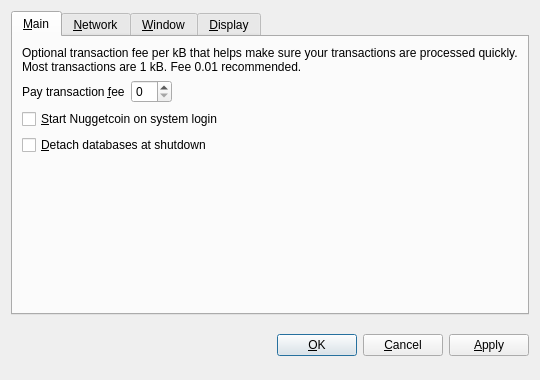
<?xml version="1.0" encoding="UTF-8"?>
<ui version="4.0">
 <class>OptionsDialog</class>
 <widget class="QDialog" name="OptionsDialog">
  <property name="geometry">
   <rect>
    <x>0</x>
    <y>0</y>
    <width>540</width>
    <height>380</height>
   </rect>
  </property>
  <property name="windowTitle">
   <string>Options</string>
  </property>
  <property name="modal">
   <bool>true</bool>
  </property>
  <layout class="QVBoxLayout" name="verticalLayout">
   <item>
    <widget class="QTabWidget" name="tabWidget">
     <property name="tabPosition">
      <enum>QTabWidget::North</enum>
     </property>
     <property name="currentIndex">
      <number>0</number>
     </property>
     <widget class="QWidget" name="tabMain">
      <attribute name="title">
       <string>&amp;Main</string>
      </attribute>
      <layout class="QVBoxLayout" name="verticalLayout_Main">
       <item>
        <widget class="QLabel" name="transactionFeeInfoLabel">
         <property name="text">
          <string>Optional transaction fee per kB that helps make sure your transactions are processed quickly. Most transactions are 1 kB. Fee 0.01 recommended.</string>
         </property>
         <property name="textFormat">
          <enum>Qt::PlainText</enum>
         </property>
         <property name="wordWrap">
          <bool>true</bool>
         </property>
        </widget>
       </item>
       <item>
        <layout class="QHBoxLayout" name="horizontalLayout_Main">
         <item>
          <widget class="QLabel" name="transactionFeeLabel">
           <property name="text">
            <string>Pay transaction &amp;fee</string>
           </property>
           <property name="textFormat">
            <enum>Qt::PlainText</enum>
           </property>
           <property name="buddy">
            <cstring>transactionFee</cstring>
           </property>
          </widget>
         </item>
         <item>
          <widget class="BitcoinAmountField" name="transactionFee"/>
         </item>
         <item>
          <spacer name="horizontalSpacer_Main">
           <property name="orientation">
            <enum>Qt::Horizontal</enum>
           </property>
           <property name="sizeHint" stdset="0">
            <size>
             <width>40</width>
             <height>20</height>
            </size>
           </property>
          </spacer>
         </item>
        </layout>
       </item>
       <item>
        <widget class="QCheckBox" name="bitcoinAtStartup">
         <property name="toolTip">
          <string>Automatically start Nuggetcoin after logging in to the system.</string>
         </property>
         <property name="text">
          <string>&amp;Start Nuggetcoin on system login</string>
         </property>
        </widget>
       </item>
       <item>
        <widget class="QCheckBox" name="detachDatabases">
         <property name="toolTip">
          <string>Detach block and address databases at shutdown. This means they can be moved to another data directory, but it slows down shutdown. The wallet is always detached.</string>
         </property>
         <property name="text">
          <string>&amp;Detach databases at shutdown</string>
         </property>
        </widget>
       </item>
       <item>
        <spacer name="verticalSpacer_Main">
         <property name="orientation">
          <enum>Qt::Vertical</enum>
         </property>
         <property name="sizeHint" stdset="0">
          <size>
           <width>20</width>
           <height>40</height>
          </size>
         </property>
        </spacer>
       </item>
      </layout>
     </widget>
     <widget class="QWidget" name="tabNetwork">
      <attribute name="title">
       <string>&amp;Network</string>
      </attribute>
      <layout class="QVBoxLayout" name="verticalLayout_Network">
       <item>
        <widget class="QCheckBox" name="mapPortUpnp">
         <property name="toolTip">
          <string>Automatically open the Nuggetcoin client port on the router. This only works when your router supports UPnP and it is enabled.</string>
         </property>
         <property name="text">
          <string>Map port using &amp;UPnP</string>
         </property>
        </widget>
       </item>
       <item>
        <widget class="QCheckBox" name="connectSocks">
         <property name="toolTip">
          <string>Connect to the Nuggetcoin network through a SOCKS proxy (e.g. when connecting through Tor).</string>
         </property>
         <property name="text">
          <string>&amp;Connect through SOCKS proxy:</string>
         </property>
        </widget>
       </item>
       <item>
        <layout class="QHBoxLayout" name="horizontalLayout_Network">
         <item>
          <widget class="QLabel" name="proxyIpLabel">
           <property name="text">
            <string>Proxy &amp;IP:</string>
           </property>
           <property name="textFormat">
            <enum>Qt::PlainText</enum>
           </property>
           <property name="buddy">
            <cstring>proxyIp</cstring>
           </property>
          </widget>
         </item>
         <item>
          <widget class="QValidatedLineEdit" name="proxyIp">
           <property name="maximumSize">
            <size>
             <width>140</width>
             <height>16777215</height>
            </size>
           </property>
           <property name="toolTip">
            <string>IP address of the proxy (e.g. 127.0.0.1)</string>
           </property>
          </widget>
         </item>
         <item>
          <widget class="QLabel" name="proxyPortLabel">
           <property name="text">
            <string>&amp;Port:</string>
           </property>
           <property name="textFormat">
            <enum>Qt::PlainText</enum>
           </property>
           <property name="buddy">
            <cstring>proxyPort</cstring>
           </property>
          </widget>
         </item>
         <item>
          <widget class="QLineEdit" name="proxyPort">
           <property name="maximumSize">
            <size>
             <width>55</width>
             <height>16777215</height>
            </size>
           </property>
           <property name="toolTip">
            <string>Port of the proxy (e.g. 9050)</string>
           </property>
          </widget>
         </item>
         <item>
          <widget class="QLabel" name="socksVersionLabel">
           <property name="text">
            <string>SOCKS &amp;Version:</string>
           </property>
           <property name="textFormat">
            <enum>Qt::PlainText</enum>
           </property>
           <property name="buddy">
            <cstring>socksVersion</cstring>
           </property>
          </widget>
         </item>
         <item>
          <widget class="QValueComboBox" name="socksVersion">
           <property name="toolTip">
            <string>SOCKS version of the proxy (e.g. 5)</string>
           </property>
          </widget>
         </item>
         <item>
          <spacer name="horizontalSpacer_Network">
           <property name="orientation">
            <enum>Qt::Horizontal</enum>
           </property>
           <property name="sizeHint" stdset="0">
            <size>
             <width>40</width>
             <height>20</height>
            </size>
           </property>
          </spacer>
         </item>
        </layout>
       </item>
       <item>
        <spacer name="verticalSpacer_Network">
         <property name="orientation">
          <enum>Qt::Vertical</enum>
         </property>
         <property name="sizeHint" stdset="0">
          <size>
           <width>20</width>
           <height>40</height>
          </size>
         </property>
        </spacer>
       </item>
      </layout>
     </widget>
     <widget class="QWidget" name="tabWindow">
      <attribute name="title">
       <string>&amp;Window</string>
      </attribute>
      <layout class="QVBoxLayout" name="verticalLayout_Window">
       <item>
        <widget class="QCheckBox" name="minimizeToTray">
         <property name="toolTip">
          <string>Show only a tray icon after minimizing the window.</string>
         </property>
         <property name="text">
          <string>&amp;Minimize to the tray instead of the taskbar</string>
         </property>
        </widget>
       </item>
       <item>
        <widget class="QCheckBox" name="minimizeOnClose">
         <property name="toolTip">
          <string>Minimize instead of exit the application when the window is closed. When this option is enabled, the application will be closed only after selecting Quit in the menu.</string>
         </property>
         <property name="text">
          <string>M&amp;inimize on close</string>
         </property>
        </widget>
       </item>
       <item>
        <spacer name="verticalSpacer_Window">
         <property name="orientation">
          <enum>Qt::Vertical</enum>
         </property>
         <property name="sizeHint" stdset="0">
          <size>
           <width>20</width>
           <height>40</height>
          </size>
         </property>
        </spacer>
       </item>
      </layout>
     </widget>
     <widget class="QWidget" name="tabDisplay">
      <attribute name="title">
       <string>&amp;Display</string>
      </attribute>
      <layout class="QVBoxLayout" name="verticalLayout_Display">
       <item>
        <layout class="QHBoxLayout" name="horizontalLayout_1_Display">
         <item>
          <widget class="QLabel" name="langLabel">
           <property name="text">
            <string>User Interface &amp;language:</string>
           </property>
           <property name="textFormat">
            <enum>Qt::PlainText</enum>
           </property>
           <property name="buddy">
            <cstring>lang</cstring>
           </property>
          </widget>
         </item>
         <item>
          <widget class="QValueComboBox" name="lang">
           <property name="toolTip">
            <string>The user interface language can be set here. This setting will take effect after restarting Nuggetcoin.</string>
           </property>
          </widget>
         </item>
        </layout>
       </item>
       <item>
        <layout class="QHBoxLayout" name="horizontalLayout_2_Display">
         <item>
          <widget class="QLabel" name="unitLabel">
           <property name="text">
            <string>&amp;Unit to show amounts in:</string>
           </property>
           <property name="textFormat">
            <enum>Qt::PlainText</enum>
           </property>
           <property name="buddy">
            <cstring>unit</cstring>
           </property>
          </widget>
         </item>
         <item>
          <widget class="QValueComboBox" name="unit">
           <property name="toolTip">
            <string>Choose the default subdivision unit to show in the interface and when sending coins.</string>
           </property>
          </widget>
         </item>
        </layout>
       </item>
       <item>
        <widget class="QCheckBox" name="displayAddresses">
         <property name="toolTip">
          <string>Whether to show Nuggetcoin addresses in the transaction list or not.</string>
         </property>
         <property name="text">
          <string>&amp;Display addresses in transaction list</string>
         </property>
        </widget>
       </item>
       <item>
        <widget class="QCheckBox" name="coinControlFeatures">
         <property name="toolTip">
          <string>Whether to show coin control features or not.</string>
         </property>
         <property name="text">
          <string>Display coin &amp;control features (experts only!)</string>
         </property>
        </widget>
       </item>
       <item>
        <spacer name="verticalSpacer_Display">
         <property name="orientation">
          <enum>Qt::Vertical</enum>
         </property>
         <property name="sizeHint" stdset="0">
          <size>
           <width>20</width>
           <height>40</height>
          </size>
         </property>
        </spacer>
       </item>
      </layout>
     </widget>
    </widget>
   </item>
   <item>
    <layout class="QHBoxLayout" name="horizontalLayout_Buttons">
     <item>
      <spacer name="horizontalSpacer_1">
       <property name="orientation">
        <enum>Qt::Horizontal</enum>
       </property>
       <property name="sizeHint" stdset="0">
        <size>
         <width>40</width>
         <height>48</height>
        </size>
       </property>
      </spacer>
     </item>
     <item>
      <widget class="QLabel" name="statusLabel">
       <property name="font">
        <font>
         <weight>75</weight>
         <bold>true</bold>
        </font>
       </property>
       <property name="text">
        <string/>
       </property>
       <property name="textFormat">
        <enum>Qt::PlainText</enum>
       </property>
       <property name="wordWrap">
        <bool>true</bool>
       </property>
      </widget>
     </item>
     <item>
      <spacer name="horizontalSpacer_2">
       <property name="orientation">
        <enum>Qt::Horizontal</enum>
       </property>
       <property name="sizeHint" stdset="0">
        <size>
         <width>40</width>
         <height>48</height>
        </size>
       </property>
      </spacer>
     </item>
     <item>
      <widget class="QPushButton" name="okButton">
       <property name="text">
        <string>&amp;OK</string>
       </property>
      </widget>
     </item>
     <item>
      <widget class="QPushButton" name="cancelButton">
       <property name="text">
        <string>&amp;Cancel</string>
       </property>
       <property name="autoDefault">
        <bool>false</bool>
       </property>
      </widget>
     </item>
     <item>
      <widget class="QPushButton" name="applyButton">
       <property name="text">
        <string>&amp;Apply</string>
       </property>
       <property name="autoDefault">
        <bool>false</bool>
       </property>
      </widget>
     </item>
    </layout>
   </item>
  </layout>
 </widget>
 <customwidgets>
  <customwidget>
   <class>BitcoinAmountField</class>
   <extends>QSpinBox</extends>
   <header>bitcoinamountfield.h</header>
  </customwidget>
  <customwidget>
   <class>QValueComboBox</class>
   <extends>QComboBox</extends>
   <header>qvaluecombobox.h</header>
  </customwidget>
  <customwidget>
   <class>QValidatedLineEdit</class>
   <extends>QLineEdit</extends>
   <header>qvalidatedlineedit.h</header>
  </customwidget>
 </customwidgets>
 <resources/>
 <connections/>
</ui>
